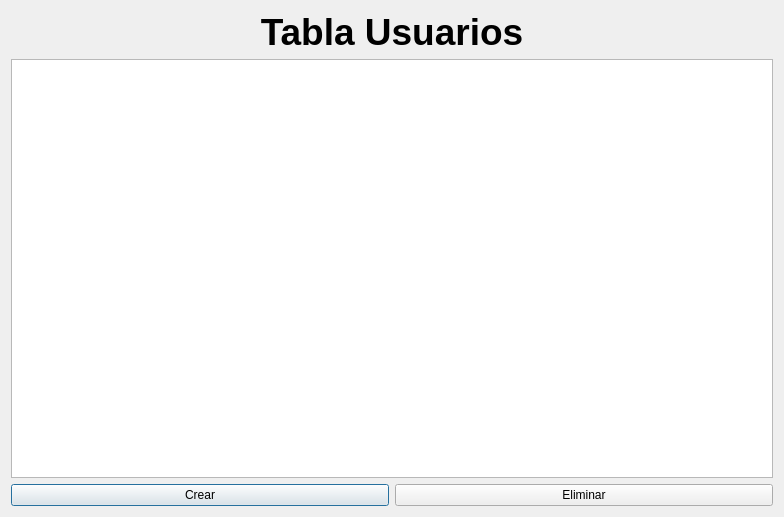
<?xml version="1.0" encoding="UTF-8"?>
<ui version="4.0">
 <class>DTablaUsuarios</class>
 <widget class="QDialog" name="DTablaUsuarios">
  <property name="geometry">
   <rect>
    <x>0</x>
    <y>0</y>
    <width>784</width>
    <height>517</height>
   </rect>
  </property>
  <property name="windowTitle">
   <string>Dialog</string>
  </property>
  <layout class="QVBoxLayout" name="verticalLayout">
   <item>
    <widget class="QLabel" name="label">
     <property name="font">
      <font>
       <pointsize>28</pointsize>
       <weight>75</weight>
       <bold>true</bold>
      </font>
     </property>
     <property name="text">
      <string>Tabla Usuarios</string>
     </property>
     <property name="alignment">
      <set>Qt::AlignCenter</set>
     </property>
    </widget>
   </item>
   <item>
    <widget class="QTableView" name="tabla"/>
   </item>
   <item>
    <layout class="QHBoxLayout" name="horizontalLayout">
     <item>
      <widget class="QPushButton" name="bCrear">
       <property name="text">
        <string>Crear</string>
       </property>
      </widget>
     </item>
     <item>
      <widget class="QPushButton" name="bEliminar">
       <property name="text">
        <string>Eliminar</string>
       </property>
      </widget>
     </item>
    </layout>
   </item>
  </layout>
 </widget>
 <resources/>
 <connections/>
</ui>
